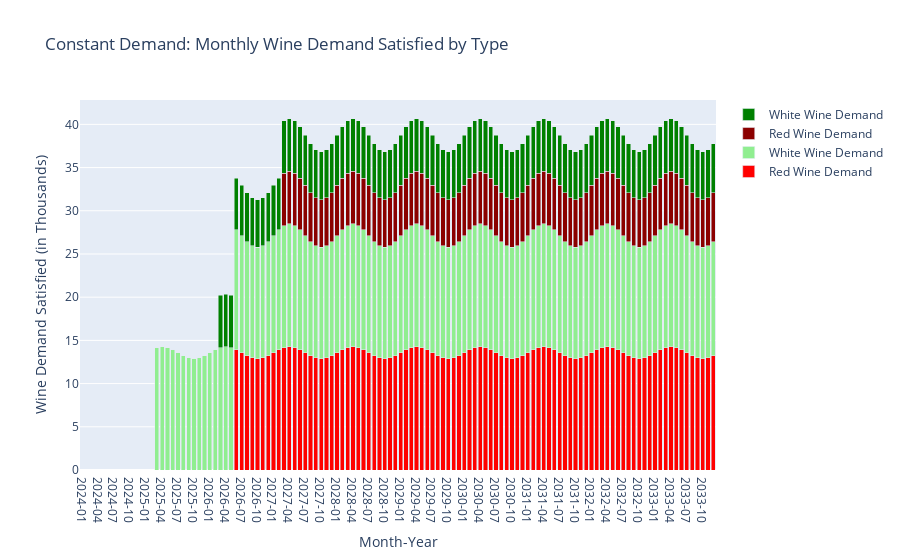

The cell this chart's notebook holds for it:
### Code cell
df = df1_sim2.copy()

# Aggregating the total demand for Red and White wine across all months for each country
red_columns_1 = [col for col in df.columns if 'Red_1' in col]
white_columns_1 = [col for col in df.columns if 'White_1' in col]
red_columns_2 = [col for col in df.columns if 'Red_2' in col]
white_columns_2 = [col for col in df.columns if 'White_2' in col]

# Summing up the demand for Red and White wine for each country
total_red_demand_1 = df[red_columns_1].sum().sum()
total_white_demand_1 = df[white_columns_1].sum().sum()
total_red_demand_2 = df[red_columns_2].sum().sum()
total_white_demand_2 = df[white_columns_2].sum().sum()

# Convert 'Month' to datetime for proper sorting and display
df['Month'] = pd.to_datetime(df['Month'])

# Aggregate monthly total demand for Red and White wine across all countries
df['Total_Red_Demand_1'] = df[red_columns_1].sum(axis=1)
df['Total_White_Demand_1'] = df[white_columns_1].sum(axis=1)
df['Total_Red_Demand_2'] = df[red_columns_2].sum(axis=1)
df['Total_White_Demand_2'] = df[white_columns_2].sum(axis=1)

df['Total_Wine_Demand'] = df['Total_Red_Demand_1'] + df['Total_White_Demand_1'] + df['Total_Red_Demand_2'] + df['Total_White_Demand_2']

# Extracting year-month for the x-axis
df['Year_Month'] = df['Month'].dt.strftime('%Y-%m')

# Creating separate traces for Red and White wine demand over time
fig = go.Figure()

# Red wine demand trace
fig.add_trace(go.Bar(
    x=df['Year_Month'],
    y=df['Total_Red_Demand_1']*1000,
    name="Red Wine Demand",
    marker_color="red"
))

# White wine demand trace
fig.add_trace(go.Bar(
    x=df['Year_Month'],
    y=df['Total_White_Demand_1']*1000,
    name="White Wine Demand",
    marker_color="lightgreen"
))

# Red wine demand trace
fig.add_trace(go.Bar(
    x=df['Year_Month'],
    y=df['Total_Red_Demand_2']*1000,
    name="Red Wine Demand",
    marker_color="darkred"
))

# White wine demand trace
fig.add_trace(go.Bar(
    x=df['Year_Month'],
    y=df['Total_White_Demand_2']*1000,
    name="White Wine Demand",
    marker_color="green"
))

fig.update_layout(
    title="Constant Demand: Monthly Wine Demand Satisfied by Type",
    xaxis_title="Month-Year",
    yaxis_title="Wine Demand Satisfied (in Thousands)",
    xaxis={'type': 'category'},  # Ensures that months are treated as distinct categories
    barmode='stack'  # Groups the bars for red and white wine side by side for each month
)

# This setup would allow for filtering by wine type by clicking on the legend items.
fig.show()
